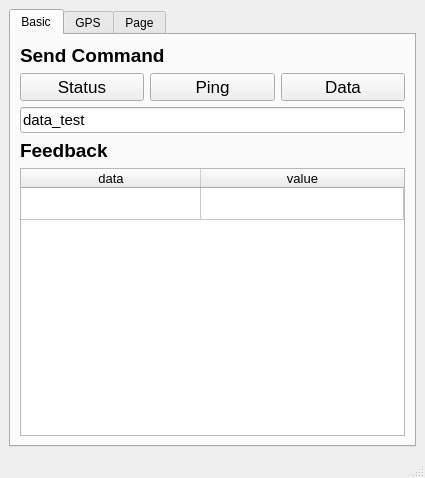
<?xml version="1.0" encoding="UTF-8"?>
<ui version="4.0">
 <class>MainWindow</class>
 <widget class="QMainWindow" name="MainWindow">
  <property name="geometry">
   <rect>
    <x>0</x>
    <y>0</y>
    <width>425</width>
    <height>478</height>
   </rect>
  </property>
  <property name="sizePolicy">
   <sizepolicy hsizetype="Expanding" vsizetype="Expanding">
    <horstretch>0</horstretch>
    <verstretch>0</verstretch>
   </sizepolicy>
  </property>
  <property name="minimumSize">
   <size>
    <width>320</width>
    <height>320</height>
   </size>
  </property>
  <property name="windowTitle">
   <string>Seatrac</string>
  </property>
  <widget class="QWidget" name="centralwidget">
   <property name="sizePolicy">
    <sizepolicy hsizetype="Expanding" vsizetype="Expanding">
     <horstretch>0</horstretch>
     <verstretch>0</verstretch>
    </sizepolicy>
   </property>
   <layout class="QGridLayout" name="gridLayout">
    <item row="0" column="0">
     <widget class="QTabWidget" name="tabWidget">
      <property name="minimumSize">
       <size>
        <width>0</width>
        <height>0</height>
       </size>
      </property>
      <property name="tabPosition">
       <enum>QTabWidget::North</enum>
      </property>
      <property name="currentIndex">
       <number>0</number>
      </property>
      <widget class="QWidget" name="basic_tab">
       <attribute name="title">
        <string>Basic</string>
       </attribute>
       <layout class="QGridLayout" name="gridLayout_2">
        <item row="0" column="0">
         <layout class="QVBoxLayout" name="verticalLayout">
          <item>
           <widget class="QLabel" name="send_commnad_label">
            <property name="font">
             <font>
              <pointsize>14</pointsize>
              <weight>75</weight>
              <bold>true</bold>
             </font>
            </property>
            <property name="text">
             <string>Send Command</string>
            </property>
           </widget>
          </item>
          <item>
           <layout class="QHBoxLayout" name="horizontalLayout">
            <item>
             <widget class="QPushButton" name="status_command_btn">
              <property name="font">
               <font>
                <pointsize>13</pointsize>
               </font>
              </property>
              <property name="text">
               <string>Status</string>
              </property>
             </widget>
            </item>
            <item>
             <widget class="QPushButton" name="ping_command_btn">
              <property name="font">
               <font>
                <pointsize>13</pointsize>
               </font>
              </property>
              <property name="text">
               <string>Ping</string>
              </property>
             </widget>
            </item>
            <item>
             <widget class="QPushButton" name="send_data_command_btn">
              <property name="font">
               <font>
                <pointsize>13</pointsize>
               </font>
              </property>
              <property name="text">
               <string>Data</string>
              </property>
             </widget>
            </item>
           </layout>
          </item>
          <item>
           <widget class="QLineEdit" name="send_data_input">
            <property name="font">
             <font>
              <pointsize>11</pointsize>
             </font>
            </property>
            <property name="text">
             <string>data_test</string>
            </property>
           </widget>
          </item>
          <item>
           <widget class="QLabel" name="feedback_label">
            <property name="font">
             <font>
              <pointsize>14</pointsize>
              <weight>75</weight>
              <bold>true</bold>
             </font>
            </property>
            <property name="text">
             <string>Feedback</string>
            </property>
           </widget>
          </item>
          <item>
           <widget class="QTableWidget" name="feedback_table">
            <property name="font">
             <font>
              <pointsize>10</pointsize>
             </font>
            </property>
            <property name="acceptDrops">
             <bool>false</bool>
            </property>
            <property name="autoFillBackground">
             <bool>false</bool>
            </property>
            <property name="autoScroll">
             <bool>false</bool>
            </property>
            <property name="editTriggers">
             <set>QAbstractItemView::NoEditTriggers</set>
            </property>
            <property name="showDropIndicator" stdset="0">
             <bool>false</bool>
            </property>
            <property name="dragEnabled">
             <bool>true</bool>
            </property>
            <property name="alternatingRowColors">
             <bool>true</bool>
            </property>
            <property name="showGrid">
             <bool>true</bool>
            </property>
            <property name="sortingEnabled">
             <bool>false</bool>
            </property>
            <property name="wordWrap">
             <bool>true</bool>
            </property>
            <property name="cornerButtonEnabled">
             <bool>true</bool>
            </property>
            <property name="columnCount">
             <number>2</number>
            </property>
            <attribute name="horizontalHeaderVisible">
             <bool>true</bool>
            </attribute>
            <attribute name="horizontalHeaderCascadingSectionResizes">
             <bool>false</bool>
            </attribute>
            <attribute name="horizontalHeaderDefaultSectionSize">
             <number>180</number>
            </attribute>
            <attribute name="horizontalHeaderHighlightSections">
             <bool>false</bool>
            </attribute>
            <attribute name="horizontalHeaderMinimumSectionSize">
             <number>40</number>
            </attribute>
            <attribute name="horizontalHeaderShowSortIndicator" stdset="0">
             <bool>false</bool>
            </attribute>
            <attribute name="horizontalHeaderStretchLastSection">
             <bool>true</bool>
            </attribute>
            <attribute name="verticalHeaderVisible">
             <bool>false</bool>
            </attribute>
            <attribute name="verticalHeaderCascadingSectionResizes">
             <bool>false</bool>
            </attribute>
            <attribute name="verticalHeaderDefaultSectionSize">
             <number>32</number>
            </attribute>
            <attribute name="verticalHeaderHighlightSections">
             <bool>false</bool>
            </attribute>
            <attribute name="verticalHeaderMinimumSectionSize">
             <number>29</number>
            </attribute>
            <attribute name="verticalHeaderShowSortIndicator" stdset="0">
             <bool>false</bool>
            </attribute>
            <attribute name="verticalHeaderStretchLastSection">
             <bool>false</bool>
            </attribute>
            <row>
             <property name="text">
              <string>1</string>
             </property>
            </row>
            <column>
             <property name="text">
              <string>data</string>
             </property>
            </column>
            <column>
             <property name="text">
              <string>value</string>
             </property>
            </column>
            <item row="0" column="0">
             <property name="text">
              <string> </string>
             </property>
             <property name="textAlignment">
              <set>AlignCenter</set>
             </property>
            </item>
            <item row="0" column="1">
             <property name="text">
              <string> </string>
             </property>
             <property name="textAlignment">
              <set>AlignTrailing|AlignVCenter</set>
             </property>
            </item>
           </widget>
          </item>
         </layout>
        </item>
       </layout>
      </widget>
      <widget class="QWidget" name="gps_tab">
       <attribute name="title">
        <string>GPS</string>
       </attribute>
       <layout class="QVBoxLayout" name="verticalLayout_2">
        <item>
         <widget class="QTableWidget" name="gps_table">
          <property name="dragEnabled">
           <bool>true</bool>
          </property>
          <attribute name="horizontalHeaderDefaultSectionSize">
           <number>125</number>
          </attribute>
          <attribute name="horizontalHeaderHighlightSections">
           <bool>false</bool>
          </attribute>
          <attribute name="horizontalHeaderStretchLastSection">
           <bool>true</bool>
          </attribute>
          <attribute name="verticalHeaderVisible">
           <bool>false</bool>
          </attribute>
          <row>
           <property name="text">
            <string/>
           </property>
          </row>
          <column>
           <property name="text">
            <string>Latitude</string>
           </property>
          </column>
          <column>
           <property name="text">
            <string>Longtitude</string>
           </property>
          </column>
          <column>
           <property name="text">
            <string>Number</string>
           </property>
          </column>
          <item row="0" column="0">
           <property name="text">
            <string/>
           </property>
          </item>
          <item row="0" column="1">
           <property name="text">
            <string/>
           </property>
          </item>
          <item row="0" column="2">
           <property name="text">
            <string/>
           </property>
          </item>
         </widget>
        </item>
       </layout>
      </widget>
      <widget class="QWidget" name="tab_3">
       <attribute name="title">
        <string>Page</string>
       </attribute>
      </widget>
     </widget>
    </item>
   </layout>
  </widget>
  <widget class="QStatusBar" name="statusbar"/>
 </widget>
 <tabstops>
  <tabstop>send_data_command_btn</tabstop>
  <tabstop>send_data_input</tabstop>
  <tabstop>feedback_table</tabstop>
 </tabstops>
 <resources/>
 <connections/>
</ui>
